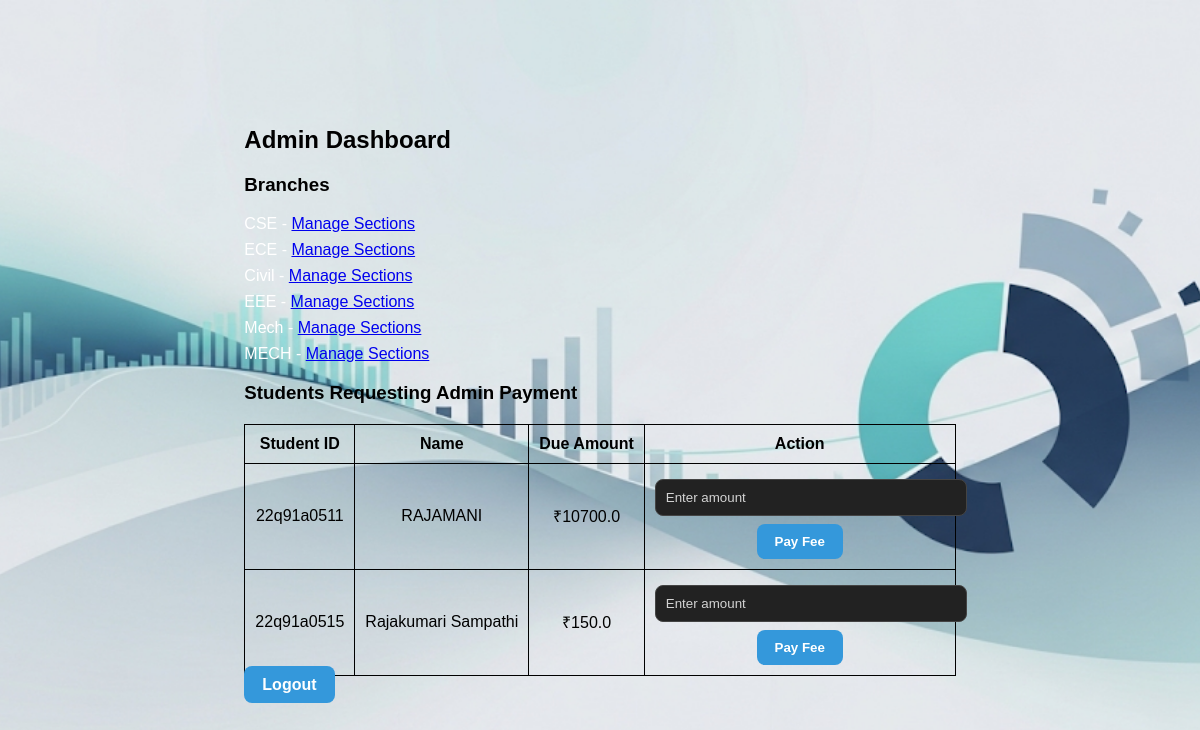
The app's page /admin/dashboard (signed in), older data.
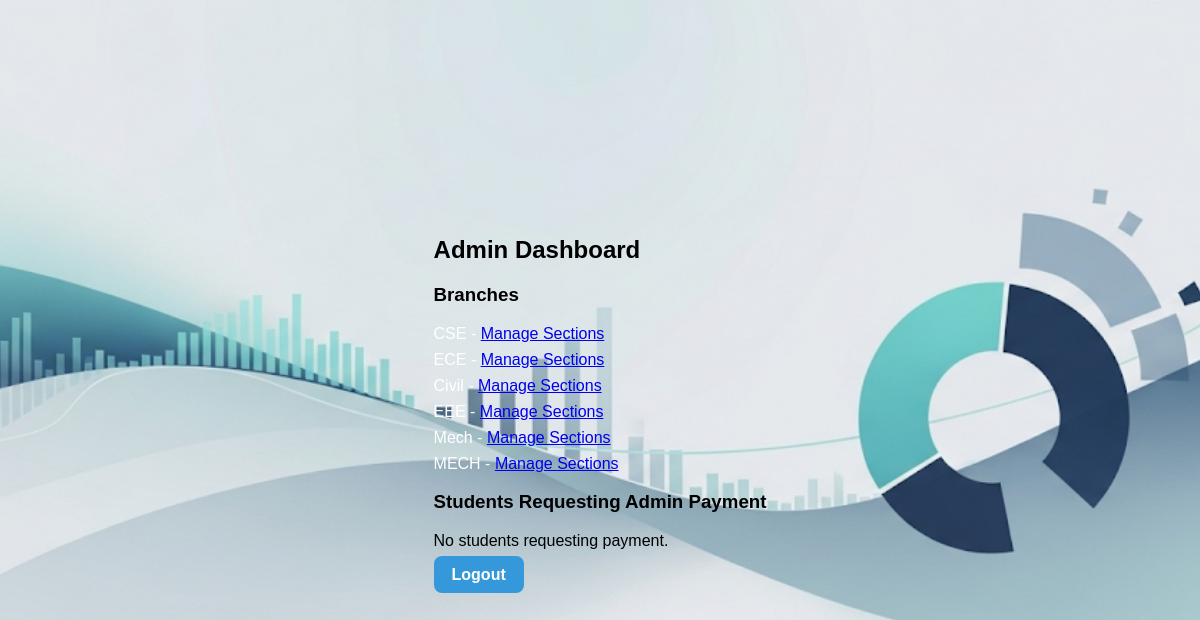
The same page, newer data.
### tables this page shows
CREATE TABLE branches (
            id INTEGER PRIMARY KEY AUTOINCREMENT,
            name TEXT UNIQUE NOT NULL
        );

CREATE TABLE students (
            sid TEXT PRIMARY KEY,
            name TEXT NOT NULL,
            total REAL NOT NULL,
            balance REAL NOT NULL,
            password TEXT NOT NULL
        , branch_id INTEGER, section_id INTEGER, email TEXT, phone TEXT, admin_request INTEGER DEFAULT 0);

### app.py (the view)
@app.route("/admin/dashboard")
def admin_dashboard():
    if "admin" not in session:
        return redirect(url_for("admin_login"))
    with get_db_connection() as conn:
        branches = conn.execute("SELECT * FROM branches").fetchall()
        requested_students = conn.execute("SELECT * FROM students WHERE admin_request=1").fetchall()
    return render_template("admin_dashboard.html", branches=branches, requested_students=requested_students)

### app.py (called while the page is built)
def get_db_connection():
    conn = sqlite3.connect(DB_PATH, timeout=10)
    conn.row_factory = sqlite3.Row
    conn.execute("PRAGMA foreign_keys=ON")
    return conn

### templates/admin_dashboard.html (shortened to what this page needs)
{% extends "base.html" %}
{% block content %}
<div class="content-box">
    <h2>Admin Dashboard</h2>
    <h3>Branches</h3>
    <ul>
        {% for branch in branches %}
            <li>{{ branch['name'] }} -
                <a href="{{ url_for('add_section', branch_id=branch['id']) }}">Manage Sections</a>
            </li>
        {% endfor %}
    </ul>
    <h3>Students Requesting Admin Payment</h3>
    {% if requested_students %}
    <table>
        <tr>
            <th>Student ID</th>
            <th>Name</th>
            <th>Due Amount</th>
            <th>Action</th>
        </tr>
        {% for s in requested_students %}
        <tr>
            <td>{{ s['sid'] }}</td>
            <td>{{ s['name'] }}</td>
            <td>₹{{ s['balance'] }}</td>
            <td>
                <form method="post" action="{{ url_for('admin_pay_fee', sid=s['sid']) }}">
                    <input type="number" name="amount" placeholder="Enter amount" required>
                    <button type="submit" class="btn btn-success">Pay Fee</button>
                </form>
            </td>
        </tr>
        {% endfor %}
    </table>
    {% else %}
    <p>No students requesting payment.</p>
    {% endif %}
    <a href="{{ url_for('admin_logout') }}" class="btn btn-danger">Logout</a>
</div>
{% endblock %}

Row changes from the older to the newer data that the page shows:
no longer on this page (row edited): students: sid "22q91a0511", name "RAJAMANI", balance "10700.0"
no longer on this page (row edited): students: sid "22q91a0515", name "Rajakumari Sampathi", balance "150.0"
Text that changed along with them:
text no longer shown: "Student ID Name Due Amount Action"
text now shown: "No students requesting payment."
